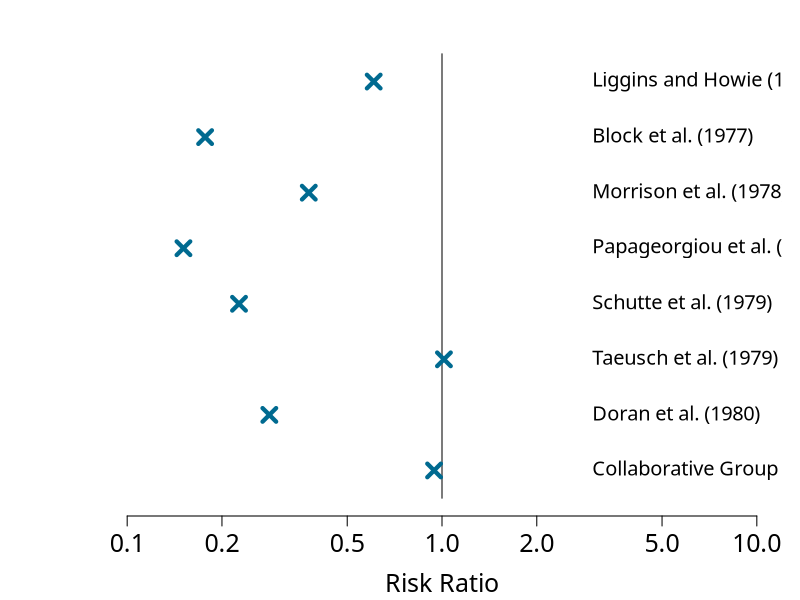
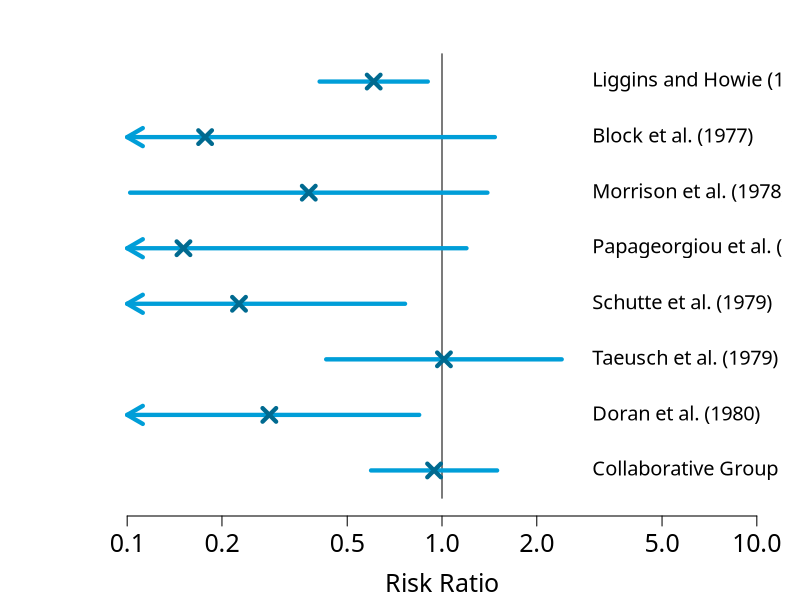
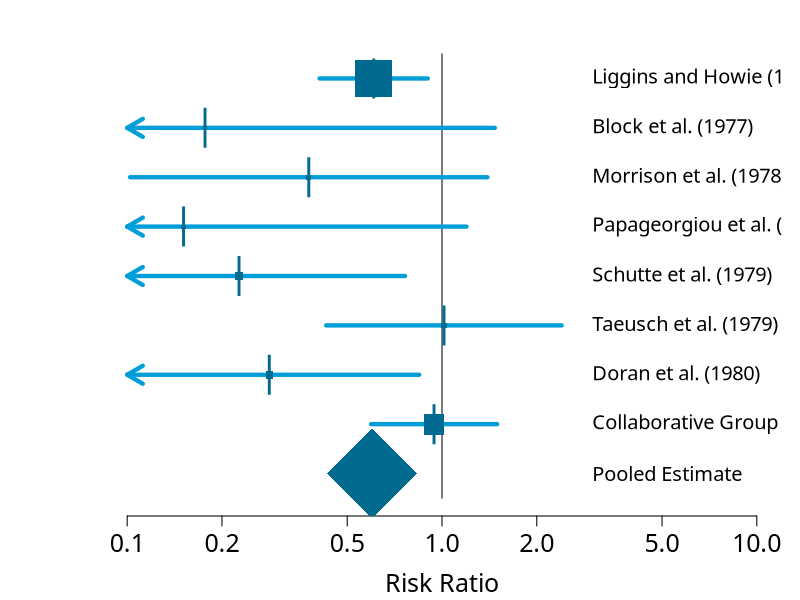

Recreate these plots in R, in order.
## ---- chunk 1
#| code-fold: true
#| code-summary: "Inputting the Results of the Eight RCTs into a Data Frame in R"
#| label: inputting-rcts-data
steroid_trials <- data.frame(
  control_group_size = c(538, 61, 59, 75, 58, 71, 63, 372), 
  control_group_deaths = c(60, 5, 7, 7, 12, 10, 11, 34), 
  treatment_group_size = c(532, 69, 67, 71, 64, 56, 81, 371), 
  treatment_group_deaths = c(36, 1, 3, 1, 3, 8, 4, 32))

trial_names <- c("Liggins and Howie (1972)",
                 "Block et al. (1977)",
                 "Morrison et al. (1978)",
                 "Papageorgiou et al. (1979)",
                 "Schutte et al. (1979)",
                 "Taeusch et al. (1979)",
                 "Doran et al. (1980)",
                 "Collaborative Group (1981)")

rownames(steroid_trials) <- trial_names

num_trials <- nrow(steroid_trials)

totals <- rep(NA, times=num_trials)
for (i in 1:num_trials) {
  totals[i] <- steroid_trials$control_group_size[i] +  steroid_trials$treatment_group_size[i]
}
steroid_trials$total_trial_size <- totals
## ---- chunk 2
#| code-fold: true
#| code-summary: "Calculating and Plotting the Risk Ratios in R"
#| label: risk-ratios
risk_ratios <- rep(NA, times=num_trials)
for (i in 1:num_trials) {
  treatment_incidence <- steroid_trials$treatment_group_deaths[i]/steroid_trials$treatment_group_size[i]
  control_incidence <- steroid_trials$control_group_deaths[i]/steroid_trials$control_group_size[i]
  risk_ratios[i] <- treatment_incidence/control_incidence
}
steroid_trials$risk_ratio <- risk_ratios

empty_forest_plot <- function (xax, yax) {
  plot(1, type="n", log = "x", 
     cex.lab=1.5, cex.axis=1.5,
     xlim=xax, xlab="Risk Ratio", 
     ylim=yax, ylab=" ", frame.plot = FALSE, yaxt="n")
  yline <- yax + c(-0.5, 0.5)
  segments(1, yax[1], 1, yax[2])
  for (i in 1:num_trials) {
    y_coord <- num_trials+1-i
    text(3, y_coord, adj=0, trial_names[i], cex=1.2)
  }
}

par(mar=c(bottom=4.2, left=5.1, top=1.8, right=0.9), family="Roboto Slab") # setting the plot options
empty_forest_plot(xax=c(0.1, 10), yax=c(0.5, 8.5))
points(steroid_trials$risk_ratio, 8:1, 
       pch=4, col="#006a90", cex=1.8, lwd=4.2)
## ---- chunk 3
#| code-fold: true
#| code-summary: "Estimating and Plotting the Confidence Intervals in R"
#| label: confidence-intervals
confidence_intervals <- data.frame(
  lower = rep(NA, times=num_trials),
  upper = rep(NA, times=num_trials)
)
alpha <- 0.05
z_val <- qnorm(1-alpha/2)
for (i in 1:num_trials) {
  log_rr <- log(steroid_trials$risk_ratio[i])
  log_rr_SE <- sqrt((1/steroid_trials$control_group_deaths[i]) + (1/steroid_trials$treatment_group_deaths[i])
                     - (1/steroid_trials$control_group_size[i]) - (1/steroid_trials$treatment_group_size[i]))
  log_lower <- log_rr - z_val * log_rr_SE
  log_upper <- log_rr + z_val * log_rr_SE
  confidence_intervals$lower[i] <- exp(log_lower)
  confidence_intervals$upper[i] <- exp(log_upper)
}

par(mar=c(bottom=4.2, left=5.1, top=1.8, right=0.9), family="Roboto Slab")
empty_forest_plot(xax=c(0.1, 10), yax=c(0.5, 8.5))

plot_CIs <- function(CIs_df) {
  num_CIs <- nrow(CIs_df)
  for (i in 1:num_CIs){
    y_coord <- num_CIs+1-i
    lower <- CIs_df$lower[i]
    upper <- CIs_df$upper[i]
    if (lower < 0.1) {
      arrows(x0=0.1, y0=y_coord, 
             x1=upper, y1=y_coord, 
             code=1, length=0.18,
             lwd=4.2, col="#009ed8")      
    } else {
      segments(x0=lower, y0=y_coord, 
               x1=upper, y1=y_coord,
               lwd=4.2, col="#009ed8")
    }
  }
}

plot_CIs(confidence_intervals)
points(steroid_trials$risk_ratio, 8:1, 
       pch=4, col="#006a90", cex=1.8, lwd=4.2)
## ---- chunk 4
#| code-fold: true
#| code-summary: "Calculating a Mantel-Haenszel Pooled Estimate and Confidence Interval for the First Eight Antenatal Steroid RCTs in R"
#| label: mante-haenszel

weights <- rep(NA, num_trials)
for (i in 1:num_trials) {
  treatment_events <- steroid_trials$treatment_group_deaths[i]
  treatment_non_events <- steroid_trials$treatment_group_size[i] - treatment_events
  control_events <- steroid_trials$control_group_deaths[i]
  sample_size <- steroid_trials$total_trial_size[i]
  weights[i] <- (treatment_events + treatment_non_events) * control_events / sample_size
}
steroid_trials$normalised_weight <- weights / sum(weights)
pooled_rr_estimate <- sum(steroid_trials$risk_ratio * steroid_trials$normalised_weight)

# We find the standard error using the formula from this guide by Jon Deeks and Julian Higgins:
# https://imaging.mrc-cbu.cam.ac.uk/statswiki/FAQ/meta?action=AttachFile&do=get&target=cochraneor.pdf
n_1 <- steroid_trials$treatment_group_size
n_2 <- steroid_trials$control_group_size
a <- steroid_trials$treatment_group_deaths
c <- steroid_trials$control_group_deaths
N <- steroid_trials$total_trial_size
P <- sum((n_1*n_2*(a+c)-a*c*N)/N^2) 
R <- sum(a*n_2/N)
S <- sum(c*n_1/N)
log_SE <- sqrt(P/(R*S))

alpha <- 0.05
z_val <- qnorm(1-alpha/2)
log_CI_lower <- log(pooled_rr_estimate) - z_val * log_SE
log_CI_upper <- log(pooled_rr_estimate) + z_val * log_SE
CI <- exp(c(log_CI_lower, log_CI_upper))
cat("M-H Risk Ratio Estimate: ", pooled_rr_estimate,
    ",\n95% Confidence Interval: (", exp(log_CI_lower), ", ", exp(log_CI_upper), ")", sep = "")
## ---- chunk 5
#| code-fold: true
#| code-summary: "Creating the Final Forest Plot in R"
#| label: forest-plot

weights <- rep(NA, num_trials)
for (i in 1:num_trials) {
  treatment_events <- steroid_trials$treatment_group_deaths[i]
  treatment_non_events <- steroid_trials$treatment_group_size[i] - treatment_events
  control_events <- steroid_trials$control_group_deaths[i]
  sample_size <- steroid_trials$total_trial_size[i]
  weights[i] <- (treatment_events + treatment_non_events) * control_events / sample_size
}
steroid_trials$normalised_weight <- weights / sum(weights)
pooled_rr_estimate <- sum(steroid_trials$risk_ratio * steroid_trials$normalised_weight)

n_1 <- steroid_trials$treatment_group_size
n_2 <- steroid_trials$control_group_size
a <- steroid_trials$treatment_group_deaths
c <- steroid_trials$control_group_deaths
N <- steroid_trials$total_trial_size
P <- sum((n_1*n_2*(a+c)-a*c*N)/N^2) 
R <- sum(a*n_2/N)
S <- sum(c*n_1/N)
log_SE <- sqrt(P/(R*S))

alpha <- 0.05
z_val <- qnorm(1-alpha/2)
log_CI_lower <- log(pooled_rr_estimate) - z_val * log_SE
log_CI_upper <- log(pooled_rr_estimate) + z_val * log_SE
CI <- exp(c(log_CI_lower, log_CI_upper))

par(mar=c(bottom=4.2, left=5.1, top=1.8, right=0.9), family="Roboto Slab")
empty_forest_plot(xax=c(0.1, 10), yax=c(-0.5, 8.5))
text(3, 0, adj=0, "Pooled Estimate", cex=1.2)

plot_CIs(confidence_intervals)
segments(x0=CI[1], y0=0, 
         x1=CI[2], y1=0,
         lwd=4.2, col="#009ed8")

sizes <- steroid_trials$normalised_weight*12
points(steroid_trials$risk_ratio, 8:1, 
       pch=15, col="#006a90", cex=sizes, lwd=4.2)
points(steroid_trials$risk_ratio, 8:1, 
       pch="|", col="#006a90", cex=2.4)
points(pooled_rr_estimate, 0, pch=18, col="#006a90", cex=12)
